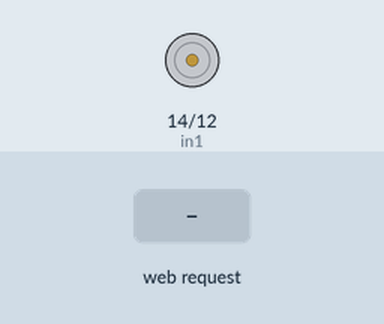
Bench run of a sketch on a simulated ESP8266 (NodeMCU). Shown: motor-driver pin pairs drawn as motors (green arrow = first pin HIGH = forward, orange = second pin HIGH = backward, longer = more drive, scaled by the enable pin). Inputs (shaded band) come from the test bench. What the sketch prints to the serial monitor is not drawn.

Above: at 1.2 s.
1.3 s: HTTP request GET /forward received
2.8 s: HTTP request GET /reverse received
4.3 s: HTTP request GET /speed?value=1 received
At 5.2 s:
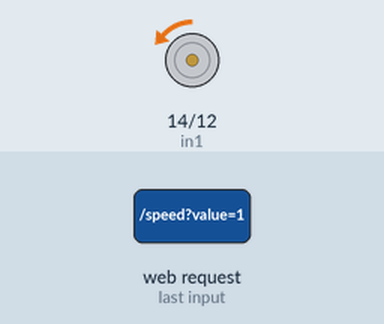
5.8 s: HTTP request GET /stop received
At 6.4 s:
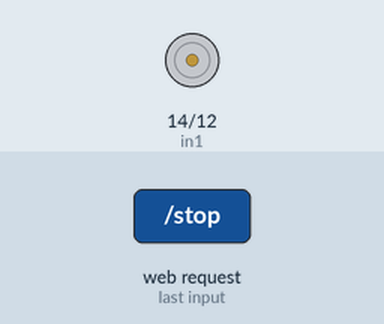
7.3 s: HTTP request GET /forward?value=1 received
At 8.5 s:
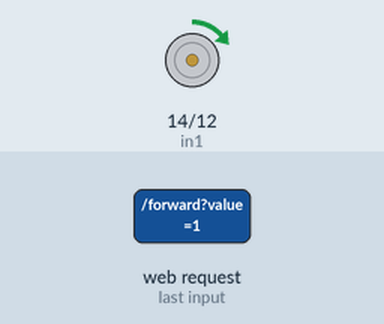
8.8 s: HTTP request GET /speed?value=120 received
At 9.8 s:
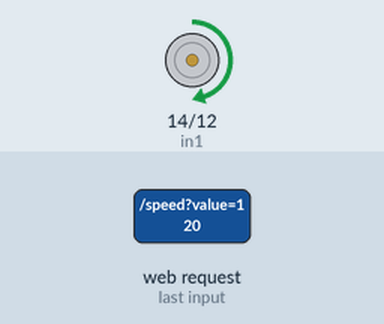
Timing chart, 0 to 11.3 s (numbered marks = the images above; inputs shaded):
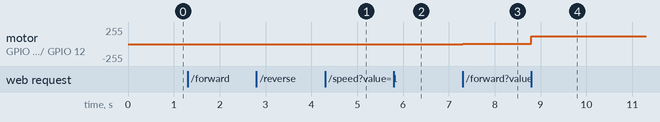

The sketch:

babycradle.ino
```cpp
#include <ESP8266WiFi.h>
#include <ESP8266WebServer.h>

const char* ssid = "Baby Cradle";  // WiFi Name (No Password)
  // Made By raja 11thc

ESP8266WebServer server(80);

const int ena = 4;  // D2 (GPIO 4)
const int in1 = 14; // D5 (GPIO 14)
const int in2 = 12; // D6 (GPIO 12)

void setup() {
  Serial.begin(115200);

  pinMode(ena, OUTPUT);
  pinMode(in1, OUTPUT);
  pinMode(in2, OUTPUT);

  // Start WiFi AP Mode
  WiFi.softAP(ssid);
  Serial.println("WiFi AP Started!");
  Serial.println(WiFi.softAPIP()); // Show ESP8266 IP

  // Webpage Routes
  server.on("/", handleRoot);
  server.on("/forward", handleForward);
  server.on("/reverse", handleReverse);
  server.on("/stop", handleStop);
  server.on("/speed", handleSpeed);

  server.begin();
}

void loop() {
  server.handleClient();
}

// Webpage
void handleRoot() {
  server.send(200, "text/html", R"rawliteral(

<html lang="en">
<head>
    <meta charset="UTF-8">
    <meta name="viewport" content="width=device-width, initial-scale=1.0">
    <title>Baby Cardle</title>
    <style>
        body {
            font-family: Arial, sans-serif;
            text-align: center;
            background-color: #121212;
            color: white;
            margin: 0;
            padding: 20px;
        }
        h1 {
            color: #00c3ff;
        }
        .button {
            background-color: #00c3ff;
            border: none;
            color: white;
            padding: 15px 30px;
            margin: 10px;
            font-size: 20px;
            border-radius: 10px;
            cursor: pointer;
            transition: 0.3s;
        }
        .button:hover {
            background-color: #008acb;
        }
        #speed {
            width: 80%;
            margin-top: 20px;
        }
        .status {
            margin-top: 20px;
            font-size: 18px;
            font-weight: bold;
            color: #00ff6e;
        }
    </style>
</head>
<body>
    <h1>Baby Cradle Class 9th-A</h1>
    <button class="button" onclick="sendRequest('/forward', 'Moving Forward')">Start</button>
    <button class="button" onclick="sendRequest('/stop', 'Stopped')">Stop</button>
    <br>
    <input type="range" min="0" max="255" value="128" id="speed" onchange="setSpeed(this.value)">
    <p class="status" id="statusText">Status: Ready</p>

    <script>
        function sendRequest(url, statusText) {
            var xhr = new XMLHttpRequest();
            xhr.open("GET", url, true);
            xhr.send();
            xhr.onload = function() {
                if (xhr.status == 200) {
                    document.getElementById("statusText").innerText = "Status: " + statusText;
                } else {
                    document.getElementById("statusText").innerText = "Status: Error";
                }
            };
        }
        function setSpeed(value) {
            sendRequest('/speed?value=' + value, 'Speed Set: ' + value);
        }
    </script>
</body>
</html>

  )rawliteral");
}

// Motor Forward
void handleForward() {
  digitalWrite(in1, HIGH);
  digitalWrite(in2, LOW);
  server.send(200, "text/plain", "Moving Forward");
}

// Motor Reverse
void handleReverse() {
  digitalWrite(in1, LOW);
  digitalWrite(in2, HIGH);
  server.send(200, "text/plain", "Moving Reverse");
}

// Motor Stop
void handleStop() {
  digitalWrite(in1, LOW);
  digitalWrite(in2, LOW);
  server.send(200, "text/plain", "Stopped");
}

// Speed Control
void handleSpeed() {
  if (server.hasArg("value")) {
    int speed = server.arg("value").toInt();
    analogWrite(ena, speed);
    server.send(200, "text/plain", "Speed Set to " + String(speed));
  }
}
```

Measured:
- after the input at 4.3 s, motor on GPIO 14 (in1) / GPIO 12 (in2): stopped → backward 1/255 at once
- after the input at 5.8 s, motor on GPIO 14 (in1) / GPIO 12 (in2): backward 1/255 → stopped at once
- after the input at 7.3 s, motor on GPIO 14 (in1) / GPIO 12 (in2): stopped → forward 1/255 at once
- after the input at 8.8 s, motor on GPIO 14 (in1) / GPIO 12 (in2): forward 1/255 → forward 120/255 at once
